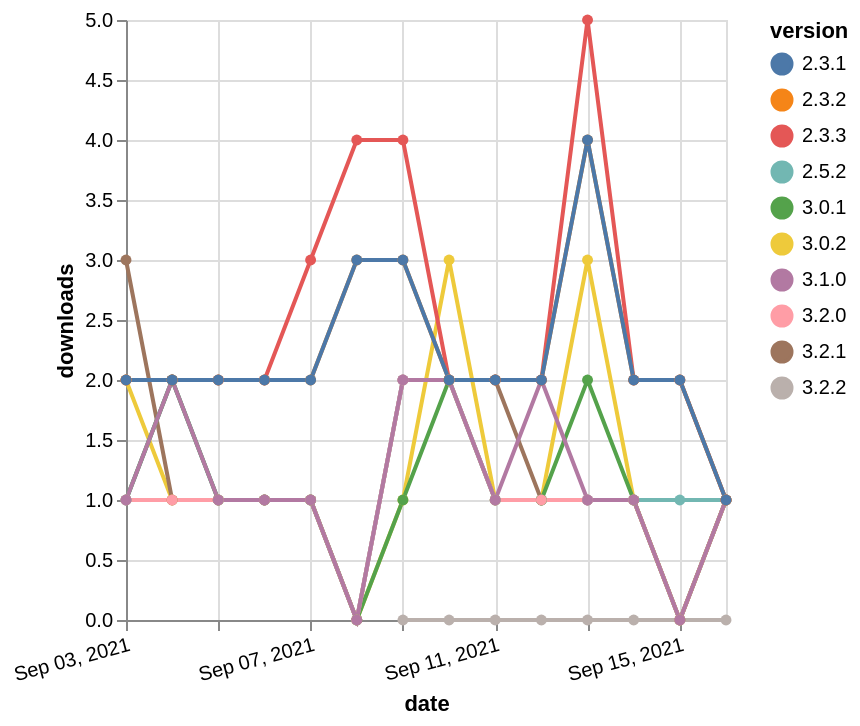

This figure's Vega-Lite source:
### Vega-Lite specification from a JSON file in a GitHub repository (floating-point values rounded to 4 significant figures; data arrays with more than 128 entries replaced by an {"elided": "..."} marker saying what was removed)
{"$schema": "https://vega.github.io/schema/vega-lite/v5.json", "description": "A simple bar chart with embedded data.", "data": {"values": {"elided": "134 records"}}, "width": "container", "mark": {"type": "line", "point": {"filled": true}}, "encoding": {"x": {"field": "date", "type": "temporal", "timeUnit": "yearmonthdate", "title": "date", "axis": {"labelAngle": -15}}, "y": {"field": "delta", "type": "quantitative", "title": "downloads"}, "color": {"field": "version", "type": "nominal"}, "tooltip": {"field": "delta"}}}
